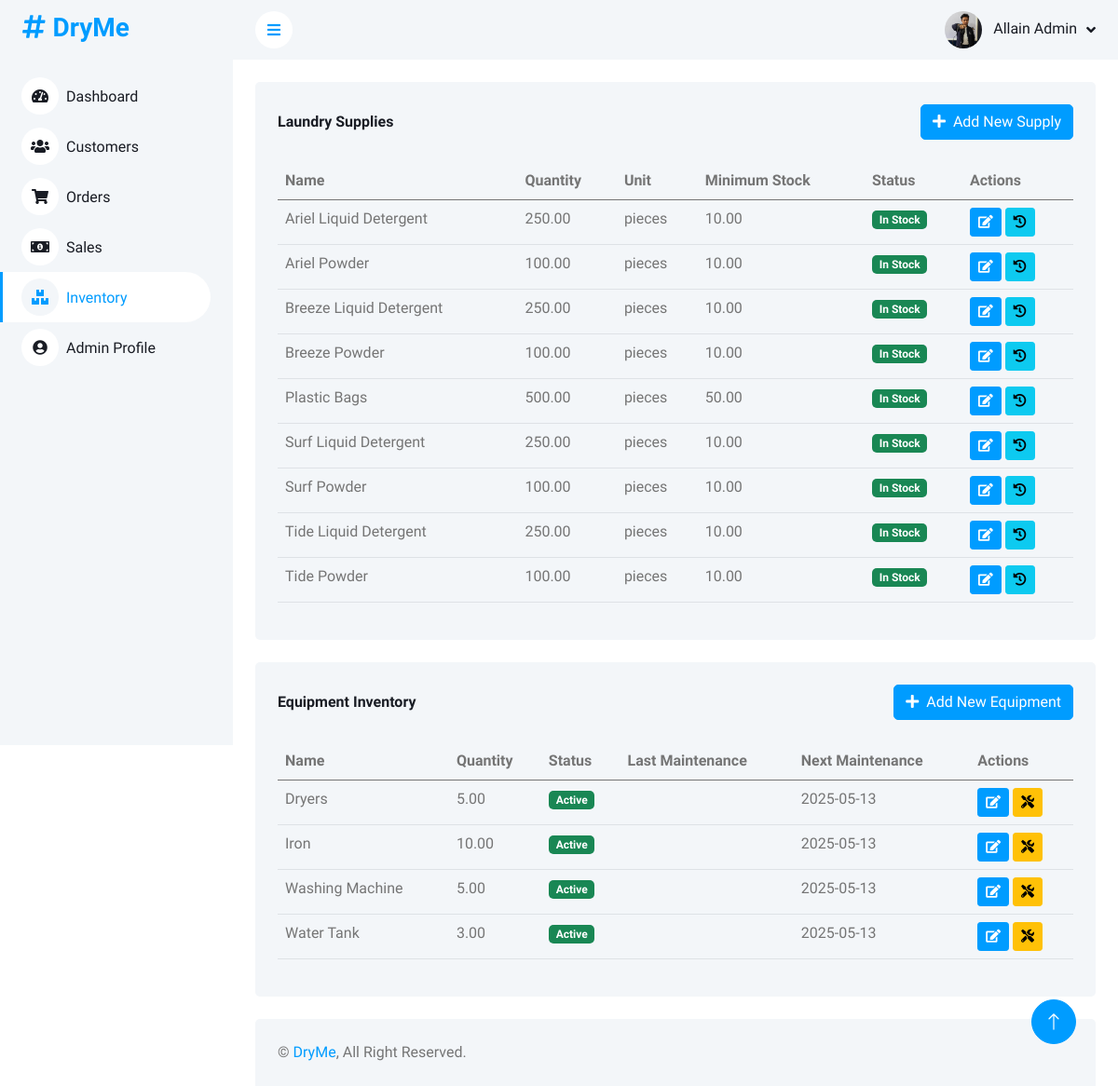
The app's page /admin/inventory.php (signed in) with its own data.
### tables this page shows
CREATE TABLE `inventory` (
  `item_id` int(11) NOT NULL,
  `name` varchar(100) NOT NULL,
  `category` enum('supply','equipment') NOT NULL,
  `quantity` decimal(10,2) NOT NULL DEFAULT 0.00,
  `unit` varchar(20) DEFAULT NULL,
  `minimum_stock` decimal(10,2) NOT NULL DEFAULT 10.00,
  `cost_per_unit` decimal(10,2) DEFAULT NULL,
  `status` enum('active','inactive','maintenance') DEFAULT 'active',
  `last_maintenance_date` date DEFAULT NULL,
  `next_maintenance_date` date DEFAULT NULL,
  `supplier` varchar(100) DEFAULT NULL,
  `notes` text DEFAULT NULL,
  `created_at` timestamp NOT NULL DEFAULT current_timestamp(),
  `updated_at` timestamp NOT NULL DEFAULT current_timestamp() ON UPDATE current_timestamp()
);

### admin/inventory.php (the view, shortened to what this page needs)
<?php
require_once '../includes/db_connect.php';
$stmt = $pdo->prepare("SELECT * FROM admins WHERE admin_id = ?");
$stmt->execute([$_SESSION['admin_id']]);
$admin = $stmt->fetch();
$stmt = $pdo->prepare("SELECT * FROM inventory WHERE category = 'supply' ORDER BY name");
$stmt->execute();
$supplies = $stmt->fetchAll();
$stmt = $pdo->prepare("SELECT * FROM inventory WHERE category = 'equipment' ORDER BY name");
$stmt->execute();
$equipment = $stmt->fetchAll();
?>
<!DOCTYPE html>
<html lang="en">
<head>
    <link href="https://cdnjs.cloudflare.com/ajax/libs/font-awesome/5.10.0/css/all.min.css" rel="stylesheet">
    <link href="https://cdn.jsdelivr.net/npm/bootstrap-icons@1.4.1/font/bootstrap-icons.css" rel="stylesheet">
    <link href="lib/owlcarousel/assets/owl.carousel.min.css" rel="stylesheet">
    <link href="lib/tempusdominus/css/tempusdominus-bootstrap-4.min.css" rel="stylesheet" />
    <link href="css/bootstrap.min.css" rel="stylesheet">
    <link href="css/style.css" rel="stylesheet">
</head>
<body>
    <div class="container-fluid position-relative bg-white d-flex p-0">
        <div class="sidebar pe-4 pb-3">
            <nav class="navbar bg-light navbar-light">
                <a href="index.html" class="navbar-brand mx-4 mb-3">
                    <h3 class="text-primary"><i class="fa fa-hashtag me-2"></i>DryMe</h3>
                </a>
                <div class="navbar-nav w-100">
                    <a href="index.php" class="nav-item nav-link"><i class="fa fa-tachometer-alt me-2"></i>Dashboard</a>
                    <a href="customers.php" class="nav-item nav-link"><i class="fa fa-users me-2"></i>Customers</a>
                    <a href="orders.php" class="nav-item nav-link"><i class="fa fa-shopping-cart me-2"></i>Orders</a>
                    <a href="sales.php" class="nav-item nav-link"><i class="fa fa-money-bill-alt me-2"></i>Sales</a>
                    <a href="inventory.php" class="nav-item nav-link active"><i class="fa fa-boxes me-2"></i>Inventory</a>
                    <a href="profile.php" class="nav-item nav-link"><i class="fa fa-user-circle me-2"></i>Admin Profile</a>
                </div>
            </nav>
        </div>
        <div class="content">
            <nav class="navbar navbar-expand bg-light navbar-light sticky-top px-4 py-0">
                <a href="#" class="sidebar-toggler flex-shrink-0">
                    <i class="fa fa-bars"></i>
                </a>
                <div class="navbar-nav align-items-center ms-auto">
                    <div class="nav-item dropdown">
                        <a href="#" class="nav-link dropdown-toggle" data-bs-toggle="dropdown">
                            <img class="rounded-circle me-lg-2" src="<?php echo isset($admin['profile_picture']) && $admin['profile_picture'] ? 'img/profile/' . $admin['profile_picture'] : 'img/user.jpg'; ?>" alt="" style="width: 40px; height: 40px; object-fit: cover;">
                            <span class="d-none d-lg-inline-flex"><?php echo htmlspecialchars($admin['full_name']); ?></span>
                        </a>
                    </div>
                </div>
            </nav>
            <div class="container-fluid pt-4 px-4">
                <div class="row g-4">
                    <div class="col-12">
                        <div class="bg-light rounded h-100 p-4">
                            <div class="d-flex justify-content-between align-items-center mb-4">
                                <h6 class="mb-0">Laundry Supplies</h6>
                                <button class="btn btn-primary" data-bs-toggle="modal" data-bs-target="#addSupplyModal">
                                    <i class="fa fa-plus me-2"></i>Add New Supply
                                </button>
                            </div>
                            <div class="table-responsive">
                                <table class="table">
                                    <thead>
                                        <tr>
                                            <th scope="col">Name</th>
                                            <th scope="col">Quantity</th>
                                            <th scope="col">Unit</th>
                                            <th scope="col">Minimum Stock</th>
                                            <th scope="col">Status</th>
                                            <th scope="col">Actions</th>
                                        </tr>
                                    </thead>
                                    <tbody>
                                        <?php foreach ($supplies as $supply): ?>
                                            <tr>
                                                <td><?php echo htmlspecialchars($supply['name']); ?></td>
                                                <td><?php echo htmlspecialchars($supply['quantity']); ?></td>
                                                <td><?php echo htmlspecialchars($supply['unit']); ?></td>
                                                <td><?php echo htmlspecialchars($supply['minimum_stock']); ?></td>
                                                <td>
                                                    <?php if ($supply['quantity'] <= $supply['minimum_stock']): ?>
                                                        <span class="badge bg-danger">Low Stock</span>
                                                    <?php else: ?>
                                                        <span class="badge bg-success">In Stock</span>
                                                    <?php endif; ?>
                                                </td>
                                                <td>
                                                    <button class="btn btn-sm btn-primary" onclick="editItem(<?php echo $supply['item_id']; ?>, 'supply')">
                                                        <i class="fa fa-edit"></i>
                                                    </button>
                                                    <button class="btn btn-sm btn-info" onclick="viewHistory(<?php echo $supply['item_id']; ?>)">
                                                        <i class="fa fa-history"></i>
                                                    </button>
                                                </td>
                                            </tr>
                                        <?php endforeach; ?>
                                    </tbody>
                                </table>
                            </div>
                        </div>
                    </div>
                </div>
            </div>
            <div class="container-fluid pt-4 px-4">
                <div class="row g-4">
                    <div class="col-12">
                        <div class="bg-light rounded h-100 p-4">
                            <div class="d-flex justify-content-between align-items-center mb-4">
                                <h6 class="mb-0">Equipment Inventory</h6>
                                <button class="btn btn-primary" data-bs-toggle="modal" data-bs-target="#addEquipmentModal">
                                    <i class="fa fa-plus me-2"></i>Add New Equipment
                                </button>
                            </div>
                            <div class="table-responsive">
                                <table class="table">
                                    <thead>
                                        <tr>
                                            <th scope="col">Name</th>
                                            <th scope="col">Quantity</th>
                                            <th scope="col">Status</th>
                                            <th scope="col">Last Maintenance</th>
                                            <th scope="col">Next Maintenance</th>
                                            <th scope="col">Actions</th>
                                        </tr>
                                    </thead>
                                    <tbody>
                                        <?php foreach ($equipment as $item): ?>
                                            <tr>
                                                <td><?php echo htmlspecialchars($item['name']); ?></td>
                                                <td><?php echo htmlspecialchars($item['quantity']); ?></td>
                                                <td>
                                                    <?php
                                                    $statusClass = [
                                                        'active' => 'bg-success',
                                                        'maintenance' => 'bg-warning',
                                                        'inactive' => 'bg-danger'
                                                    ][$item['status']] ?? 'bg-secondary';
                                                    ?>
                                                    <span class="badge <?php echo $statusClass; ?>"><?php echo ucfirst($item['status']); ?></span>
                                                </td>
                                                <td><?php echo htmlspecialchars($item['last_maintenance_date']); ?></td>
                                                <td><?php echo htmlspecialchars($item['next_maintenance_date']); ?></td>
                                                <td>
                                                    <button class="btn btn-sm btn-primary" onclick="editItem(<?php echo $item['item_id']; ?>, 'equipment')">
                                                        <i class="fa fa-edit"></i>
                                                    </button>
                                                    <button class="btn btn-sm btn-warning" onclick="scheduleMaintenance(<?php echo $item['item_id']; ?>)">
                                                        <i class="fa fa-tools"></i>
                                                    </button>
                                                </td>
                                            </tr>
                                        <?php endforeach; ?>
                                    </tbody>
                                </table>
                            </div>
                        </div>
                    </div>
                </div>
            </div>
            <div class="container-fluid pt-4 px-4">
                <div class="bg-light rounded-top p-4">
                    <div class="row">
                        <div class="col-12 col-sm-6 text-center text-sm-start">
                            &copy; <a href="#">DryMe</a>, All Right Reserved.
                        </div>
                    </div>
                </div>
            </div>
        </div>
        <a href="#" class="btn btn-lg btn-primary btn-lg-square back-to-top"><i class="bi bi-arrow-up"></i></a>
    </div>
</body>
</html>

### admin/css/style.css (style rules this page uses)
:root { --primary: #009CFF; --light: #F3F6F9; --dark: #191C24; }
.back-to-top { position: fixed; display: none; right: 45px; bottom: 45px; z-index: 99; }
.btn { transition: .5s; }
.btn.btn-primary { color: #FFFFFF; }
.btn-lg-square { width: 48px; height: 48px; }
.btn-square, .btn-sm-square, .btn-lg-square { padding: 0; display: inline-flex; align-items: center; justify-content: center; font-weight: normal; border-radius: 50px; }
.sidebar { position: fixed; top: 0; left: 0; bottom: 0; width: 250px; height: 100vh; overflow-y: auto; background: var(--light); transition: 0.5s; z-index: 999; }
.content { margin-left: 250px; min-height: 100vh; background: #FFFFFF; transition: 0.5s; }
@media (min-width: 992px) { .sidebar { margin-left: 0; } }
@media (min-width: 992px) { .content { width: calc(100% - 250px); } }
.sidebar .navbar .navbar-nav .nav-link { padding: 7px 20px; color: var(--dark); font-weight: 500; border-left: 3px solid var(--light); border-radius: 0 30px 30px 0; outline: none; }
.sidebar .navbar .navbar-nav .nav-link:hover, .sidebar .navbar .navbar-nav .nav-link.active { color: var(--primary); background: #FFFFFF; border-color: var(--primary); }
.sidebar .navbar .navbar-nav .nav-link i { width: 40px; height: 40px; display: inline-flex; align-items: center; justify-content: center; background: #FFFFFF; border-radius: 40px; }
.sidebar .navbar .navbar-nav .nav-link:hover i, .sidebar .navbar .navbar-nav .nav-link.active i { background: var(--light); }
.content .navbar .navbar-nav .nav-link { margin-left: 25px; padding: 12px 0; color: var(--dark); outline: none; }
.content .navbar .sidebar-toggler, .content .navbar .navbar-nav .nav-link i { width: 40px; height: 40px; display: inline-flex; align-items: center; justify-content: center; background: #FFFFFF; border-radius: 40px; }
.content .navbar .dropdown-toggle::after { margin-left: 6px; vertical-align: middle; border: none; content: "\f107"; font-family: "Font Awesome 5 Free"; font-weight: 900; transition: .5s; }

### records on screen
inventory: name "Ariel Liquid Detergent", quantity "250.00", unit "pieces", minimum_stock "10.00", shows "In Stock"
inventory: name "Ariel Powder", quantity "100.00", unit "pieces", minimum_stock "10.00", shows "In Stock"
inventory: name "Breeze Liquid Detergent", quantity "250.00", unit "pieces", minimum_stock "10.00", shows "In Stock"
inventory: name "Breeze Powder", quantity "100.00", unit "pieces", minimum_stock "10.00", shows "In Stock"
inventory: name "Plastic Bags", quantity "500.00", unit "pieces", minimum_stock "50.00", shows "In Stock"
inventory: name "Surf Liquid Detergent", quantity "250.00", unit "pieces", minimum_stock "10.00", shows "In Stock"
inventory: name "Surf Powder", quantity "100.00", unit "pieces", minimum_stock "10.00", shows "In Stock"
inventory: name "Tide Liquid Detergent", quantity "250.00", unit "pieces", minimum_stock "10.00", shows "In Stock"
inventory: name "Tide Powder", quantity "100.00", unit "pieces", minimum_stock "10.00", shows "In Stock"
inventory: name "Dryers", quantity "5.00", status "Active", next_maintenance_date "2025-05-13"
inventory: name "Iron", quantity "10.00", status "Active", next_maintenance_date "2025-05-13"
inventory: name "Washing Machine", quantity "5.00", status "Active", next_maintenance_date "2025-05-13"
inventory: name "Water Tank", quantity "3.00", status "Active", next_maintenance_date "2025-05-13"

### other values on screen
$admin['full_name'] "Allain Admin"
